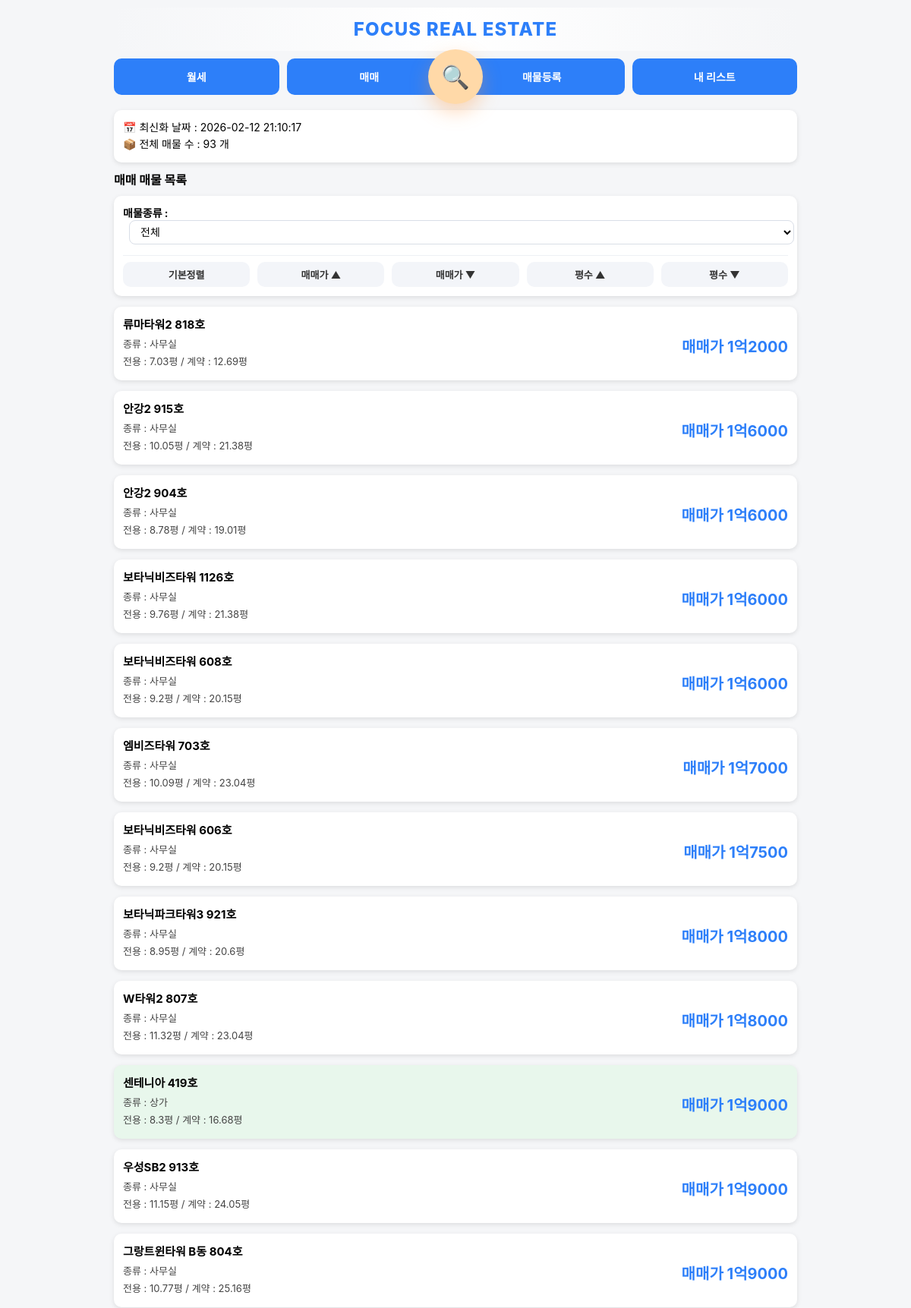
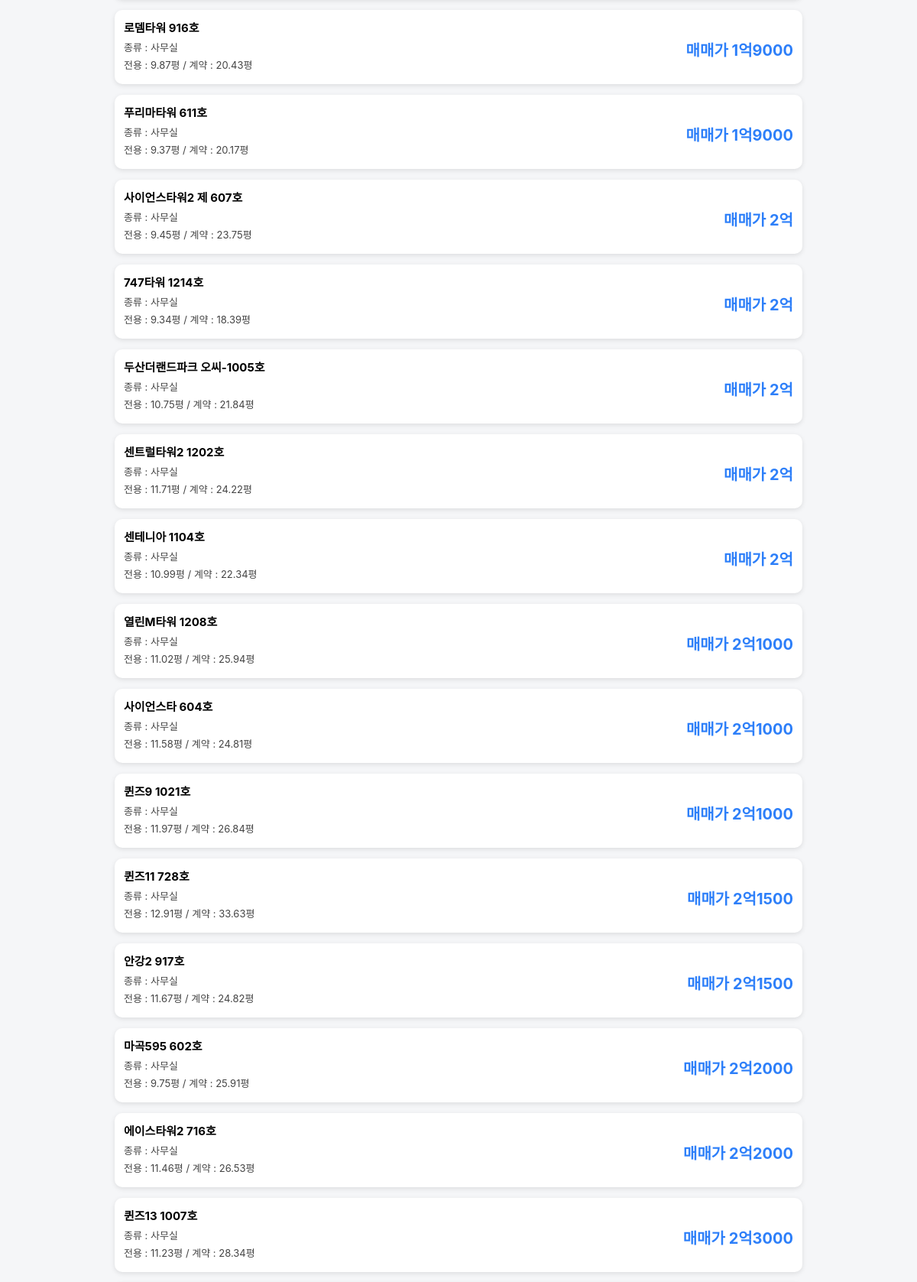
The app's page /?mode=sale (signed in, upper part) with its own data (2 pictures, top to bottom).
### app.py (models this page shows)
class UploadLog(db.Model):
    id = db.Column(db.Integer, primary_key=True)
    upload_time = db.Column(db.String(50))

class Property(db.Model):
    status = db.Column(db.String(20), default='available')
    property_type = db.Column(db.String(50))
    id = db.Column(db.Integer, primary_key=True)
    building_name = db.Column(db.String(200))
    exclusive_area = db.Column(db.Float)
    contract_area = db.Column(db.Float)
    deposit = db.Column(db.Integer)
    rent = db.Column(db.Integer)
    sale_price = db.Column(db.Integer)
    category = db.Column(db.String(20))
    status = db.Column(db.String(20), default='available')

### app.py (the view)
@app.route("/")
@login_required
def index():
    print("현재 로그인 상태:", current_user.is_authenticated)
    mode = request.args.get("mode", "rent")
    sort = request.args.get("sort", "")
    property_type = request.args.get("property_type", "")
    query = Property.query
    if property_type:
        query = query.filter(Property.property_type == property_type)
    if mode == "sale":
        query = query.filter_by(category="매매")
    else:
        query = query.filter_by(category="월세")
    if sort == "rent_asc":
        query = query.order_by(Property.rent.asc(), Property.deposit.asc())
    elif sort == "rent_desc":
        query = query.order_by(Property.rent.desc(), Property.deposit.desc())
    elif sort == "sale_asc":
        query = query.order_by(Property.sale_price.asc())
    elif sort == "sale_desc":
        query = query.order_by(Property.sale_price.desc())
    elif sort == "area_asc":
        query = query.order_by(Property.exclusive_area.asc())
    elif sort == "area_desc":
        query = query.order_by(Property.exclusive_area.desc())
    else:
        if mode == "rent":
            query = query.order_by(Property.rent.asc(), Property.deposit.asc())
        else:
            query = query.order_by(Property.sale_price.asc())
    properties = query.all()
    last_upload = UploadLog.query.order_by(UploadLog.id.desc()).first()
    upload_time = last_upload.upload_time if last_upload else "업로드 기록 없음"
    return render_template(
        "index.html",
        properties=properties,
        mode=mode,
        format_sale_price_korean=format_sale_price_korean,
        upload_time=upload_time,
        property_type=property_type
    )

### app.py (called while the page is built)
@login_manager.user_loader
def load_user(user_id):
    return User.query.get(int(user_id))

def format_sale_price_korean(price):
    try:
        price = int(price)
        if price >= 10000:
            eok = price // 10000
            rest = price % 10000
            if rest == 0:
                return f"{eok}억"
            else:
                return f"{eok}억{rest}"
        else:
            return f"{price}"
    except:
        return price

### templates/index.html (shortened to what this page needs)
{% extends "base.html" %}
{% block content %}
<div class="card info-box">
    <div>📅 최신화 날짜 : {{ upload_time }}</div>
    <div>📦 전체 매물 수 : {{ properties|length }} 개</div>
</div>
{% if mode == "sale" %}
<h2>매매 매물 목록</h2>
{% else %}
<h2>월세 매물 목록</h2>
{% endif %}
<div class="card">
<form method="get">
    <div class="filter-row">
        <strong>매물종류 :</strong>
        <select name="property_type" onchange="this.form.submit()">
            <option value="" {% if not property_type %}selected{% endif %}>전체</option>
        </select>
    </div>
</form>
<div class="sort-buttons">
    <a href="/?mode={{ mode }}&property_type={{ property_type }}">기본정렬</a>
    {% if mode == "sale" %}
        <a href="/?mode=sale&sort=sale_asc&property_type={{ property_type }}">매매가 ▲</a>
        <a href="/?mode=sale&sort=sale_desc&property_type={{ property_type }}">매매가 ▼</a>
    {% else %}
        <a href="/?mode=rent&sort=rent_asc&property_type={{ property_type }}">월세 ▲</a>
        <a href="/?mode=rent&sort=rent_desc&property_type={{ property_type }}">월세 ▼</a>
    {% endif %}
    <a href="/?mode={{ mode }}&sort=area_asc&property_type={{ property_type }}">평수 ▲</a>
    <a href="/?mode={{ mode }}&sort=area_desc&property_type={{ property_type }}">평수 ▼</a>
</div>
</div>
{% for p in properties %}
<div class="card property-card {{ p.property_type }}">
    <div class="card-row">
        <div class="card-left">
            <div class="title">{{ p.building_name }}</div>
            <div class="detail">
                종류 : {{ p.property_type }}
            </div>
            <div class="detail">
                전용 : {{ p.exclusive_area }}평 /
                계약 : {{ p.contract_area }}평
            </div>
        </div>
        <div class="card-right">
            <div class="price">
               {% if p.category == "매매" %}
                   매매가 {{ format_sale_price_korean(p.sale_price) }}
               {% else %}
                   임대 {{ p.deposit }}/{{ p.rent }}
               {% endif %}
        </div>
        </div>
    </div>
</div>
{% endfor %}
</div>
{% endblock %}

### templates/base.html (style rules this page uses)
body { font-size: 14px; }
.card-row { display: flex; justify-content: space-between; align-items: center; }
.card-left { flex: 1; }
.card-right { text-align: right; min-width: 160px; }
.price { display: flex; justify-content: flex-end; gap: 8px; font-weight: bold; color: #2d7ff9; font-size: 16px; }
@media (min-width: 801px) { .sort-buttons { display: flex !important; flex-direction: row !important; gap: 10px !important; } }
@media (min-width: 801px) { .price { font-size: 20px !important; } }
@media (min-width: 801px) { .sort-buttons a { flex: 1 !important; } }
body { font-family: -apple-system, BlinkMacSystemFont, "Segoe UI", Roboto, sans-serif; margin: 0; padding: 0; background: #f5f6f8; }
h2 { font-size: 16px; margin: 10px 0; }
.card { background: white; padding: 12px; border-radius: 10px; margin-bottom: 10px; box-shadow: 0 2px 6px rgba(0,0,0,0.1); }
.info-box { font-size: 14px; line-height: 1.6; }
select { padding: 10px; width: 100%; border-radius: 8px; border: 1px solid #ccc; font-size: 14px; }
.sort-buttons { display: grid; grid-template-columns: repeat(2, 1fr); gap: 6px; }
.sort-buttons a { background: #eef2f7; padding: 10px; text-align: center; border-radius: 8px; text-decoration: none; font-size: 13px; color: #333; font-weight: bold; }
.property-card .title { font-weight: bold; font-size: 15px; margin-bottom: 6px; }
.property-card .detail { font-size: 13px; margin-bottom: 4px; color: #444; }
.property-card .price { margin-top: 6px; font-size: 14px; color: #2d7ff9; font-weight: bold; }
.property-card { transition: transform 0.18s ease, box-shadow 0.18s ease; cursor: pointer; }

### templates/index.html (style rules this page uses)
.filter-row { margin-bottom:12px; font-size:14px; }
.filter-row select { margin-left:8px; padding:6px 10px; border-radius:8px; border:1px solid #d9dee7; background:#fff; font-size:14px; transition:0.15s; }
.sort-buttons { margin-top:14px; padding-top:8px; border-top:1px solid #eef1f5; display:flex; flex-wrap:wrap; gap:8px; }
.sort-buttons a { text-decoration:none; color:#333; background:#f3f5f9; padding:7px 12px; border-radius:10px; font-size:13px; font-weight:600; transition:0.15s; }
.property-card { margin-top:14px; }
.property-card { background: #ffffff; }
.property-card.상가 { background: #e8f7ec; }

### records on screen
UploadLog: upload_time "2026-02-12 21:10:17"
Property: building_name "류마타워2 818호", property_type "사무실", exclusive_area "7.03", contract_area "12.69", sale_price "1억2000"
Property: building_name "안강2 915호", property_type "사무실", exclusive_area "10.05", contract_area "21.38", sale_price "1억6000"
Property: building_name "안강2 904호", property_type "사무실", exclusive_area "8.78", contract_area "19.01", sale_price "1억6000"
Property: building_name "보타닉비즈타워 1126호", property_type "사무실", exclusive_area "9.76", contract_area "21.38", sale_price "1억6000"
Property: building_name "보타닉비즈타워 608호", property_type "사무실", exclusive_area "9.2", contract_area "20.15", sale_price "1억6000"
Property: building_name "엠비즈타워 703호", property_type "사무실", exclusive_area "10.09", contract_area "23.04", sale_price "1억7000"
Property: building_name "보타닉비즈타워 606호", property_type "사무실", exclusive_area "9.2", contract_area "20.15", sale_price "1억7500"
Property: building_name "보타닉파크타워3 921호", property_type "사무실", exclusive_area "8.95", contract_area "20.6", sale_price "1억8000"
Property: building_name "W타워2 807호", property_type "사무실", exclusive_area "11.32", contract_area "23.04", sale_price "1억8000"
Property: building_name "센테니아 419호", property_type "상가", exclusive_area "8.3", contract_area "16.68", sale_price "1억9000"
Property: building_name "우성SB2 913호", property_type "사무실", exclusive_area "11.15", contract_area "24.05", sale_price "1억9000"
Property: building_name "그랑트윈타워 B동 804호", property_type "사무실", exclusive_area "10.77", contract_area "25.16", sale_price "1억9000"
Property: building_name "로뎀타워 916호", property_type "사무실", exclusive_area "9.87", contract_area "20.43", sale_price "1억9000"
Property: building_name "푸리마타워 611호", property_type "사무실", exclusive_area "9.37", contract_area "20.17", sale_price "1억9000"
Property: building_name "사이언스타워2 제 607호", property_type "사무실", exclusive_area "9.45", contract_area "23.75", sale_price "2억"
Property: building_name "747타워 1214호", property_type "사무실", exclusive_area "9.34", contract_area "18.39", sale_price "2억"
Property: building_name "두산더랜드파크 오씨-1005호", property_type "사무실", exclusive_area "10.75", contract_area "21.84", sale_price "2억"
Property: building_name "센트럴타워2 1202호", property_type "사무실", exclusive_area "11.71", contract_area "24.22", sale_price "2억"
Property: building_name "센테니아 1104호", property_type "사무실", exclusive_area "10.99", contract_area "22.34", sale_price "2억"
Property: building_name "열린M타워 1208호", property_type "사무실", exclusive_area "11.02", contract_area "25.94", sale_price "2억1000"
Property: building_name "사이언스타 604호", property_type "사무실", exclusive_area "11.58", contract_area "24.81", sale_price "2억1000"
Property: building_name "퀸즈9 1021호", property_type "사무실", exclusive_area "11.97", contract_area "26.84", sale_price "2억1000"
Property: building_name "퀸즈11 728호", property_type "사무실", exclusive_area "12.91", contract_area "33.63", sale_price "2억1500"
Property: building_name "안강2 917호", property_type "사무실", exclusive_area "11.67", contract_area "24.82", sale_price "2억1500"
Property: building_name "마곡595 602호", property_type "사무실", exclusive_area "9.75", contract_area "25.91", sale_price "2억2000"
Property: building_name "에이스타워2 716호", property_type "사무실", exclusive_area "11.46", contract_area "26.53", sale_price "2억2000"
Property: building_name "퀸즈13 1007호", property_type "사무실", exclusive_area "11.23", contract_area "28.34", sale_price "2억3000"

### other values on screen
{{ properties|length }} "93"
